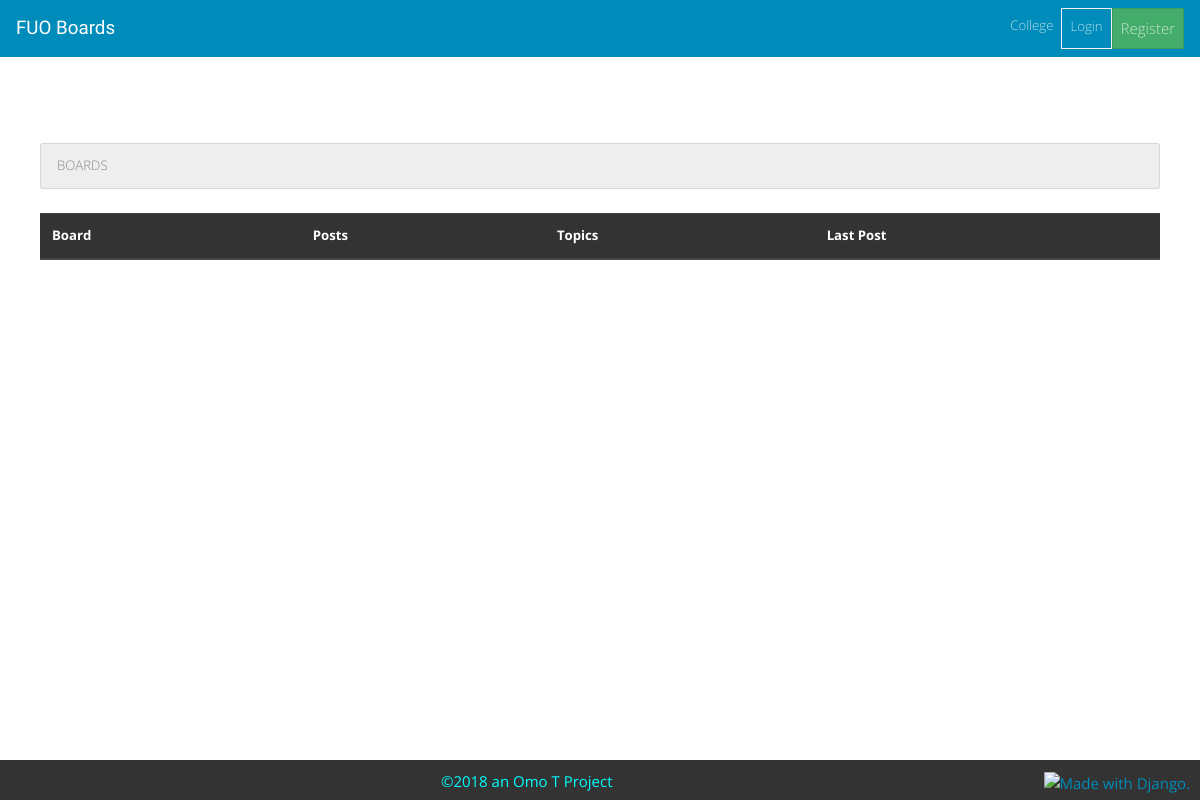
The app's page /, older data.
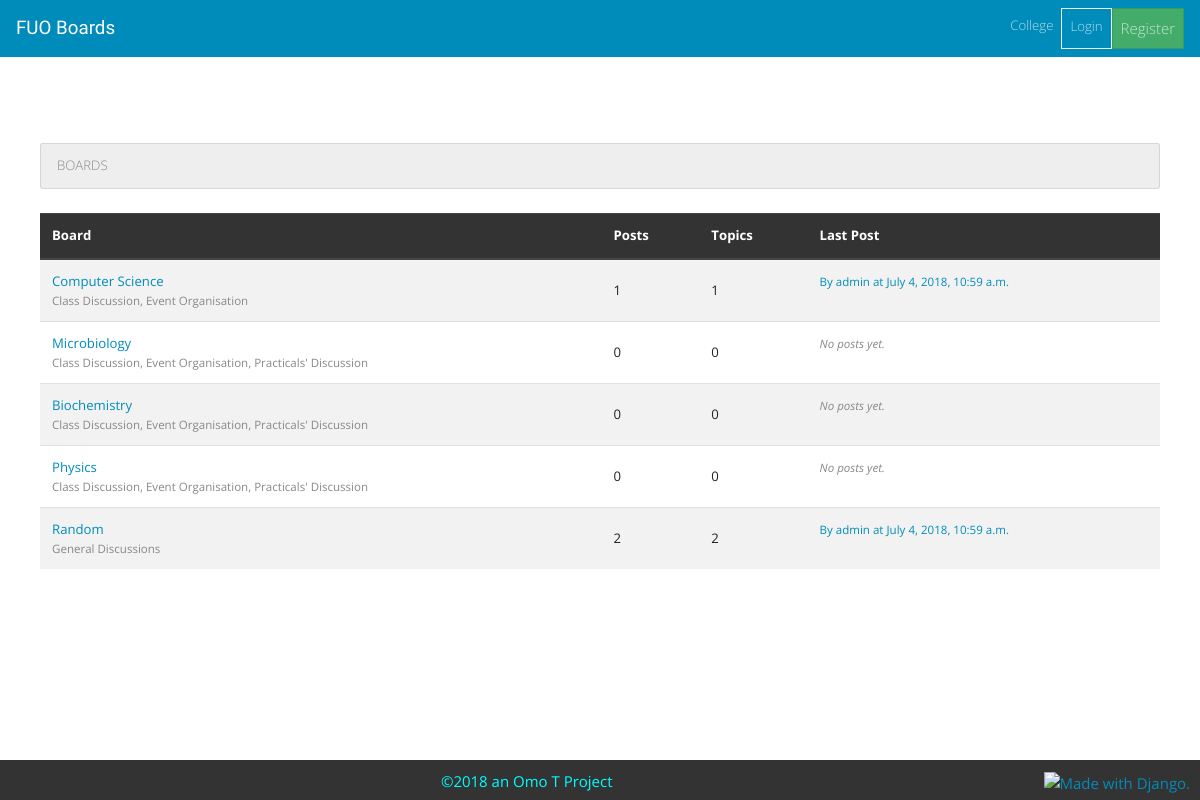
The same page, newer data.
### board/models.py (models this page shows, shortened)
class Board(models.Model):
    name = models.CharField(max_length=30, unique=True)
    description = models.CharField(max_length=256)
    def get_posts_count(self):
        return Post.objects.filter(topic__board=self).count()
    def get_last_post(self):
        return Post.objects.filter(topic__board=self).order_by('-created_at').first()

class Post(models.Model):
    message = models.TextField(max_length=4000)
    topic = models.ForeignKey(Topic, on_delete=models.CASCADE, related_name="posts")
    created_at = models.DateTimeField(auto_now_add=True)
    updated_at = models.DateTimeField(null=True)
    created_by = models.ForeignKey(User, on_delete=models.CASCADE, related_name="posts")
    updated_by = models.ForeignKey(User, on_delete=models.CASCADE, null=True, related_name="+")

### board/views.py (the view)
# urls.py: path('', views.BoardListView.as_view(), name='home'),
class BoardListView(ListView):
    model = Board
    context_object_name = 'boards'
    template_name = 'home.html'

### templates/home.html
{% extends 'base.html' %}
{% block breadcrumb %}
  <li class="breadcrumb-item active">Boards</li>
{% endblock %}
{% block content %}
<table class="table table-striped">
    <thead class="thead-dark">
        <tr>
            <th>Board</th>
            <th>Posts</th>
            <th>Topics</th>
            <th>Last Post</th>
        </tr>
    </thead>
    <tbody>
        {% for board in boards %}
        <tr>
            <td><a href="{% url 'board_topics' board.pk %}">{{board.name}}</a>
                <small class="text-muted d-block">{{ board.description }}</small>
            </td>
            <td class="align-middle">{{ board.get_posts_count }}</td>
            <td class="align-middle">{{ board.topics.count }}</td>
            <td>
                {% with post=board.get_last_post %}
                    {% if post %}
                        <small>
                            <a href="{% url 'topic_posts' board.pk post.topic.pk %}">
                                By {{ post.created_by.username }} at {{ post.created_at }}
                            </a>
                        </small>
                        {% else %}
                        <small class="text-muted">
                            <em>No posts yet.</em>
                        </small>
                    {% endif %}
                {% endwith %}
            </td>
        </tr>
        {% endfor %}
    </tbody>
</table>
{% endblock %}

### templates/base.html (shortened to what this page needs)
<!DOCTYPE html>
<html lang="en">
<head>
    <link href="https://stackpath.bootstrapcdn.com/bootswatch/4.1.1/yeti/bootstrap.min.css" rel="stylesheet">
    {% load static %}
</head>
<body style="height: 100%; width: 100%; min-height: 100%; position: relative;">
    {% block body %}
        <nav class="navbar navbar-expand-lg navbar-dark bg-primary" style="margin-bottom: 4em">
            <a class="navbar-brand" href="{% url 'home'%}" style="font-family: 'Wendy One', sans-serif;"><strong>FUO</strong> Boards</a>
            <div class="collapse navbar-collapse" id="navbarNavAltMarkup">
                {% if user.is_authenticated %}
                <ul class="navbar-nav ml-auto">
                    <li class="nav-item active">
                        <a class="nav-link" href="#">Home <span class="sr-only">(current)</span></a>
                    </li>
                    <li class="nav-item dropdown">
                        <a class="nav-link dropdown-toggle" href="#" id="userMenu" data-toggle="dropdown" aria-haspopup="true" aria-expanded="false">
                            {{ user.username }}
                        </a>
                        <div class="dropdown-menu dropdown-menu-right" aria-labelledby="userMenu">
                            <a class="dropdown-item" href="#">My account</a>
                            <a class="dropdown-item" href="#">Change password</a>
                            <div class="dropdown-divider"></div>
                            <a class="dropdown-item" href="{% url 'logout' %}">Log out</a>
                        </div>
                    </li>
                </ul>
                {% else %}
                <div class="navbar-nav ml-auto">
                    <a class="nav-item nav-link" href="#">College <span class="sr-only">(current)</span></a>
                    <a class="nav-item nav-link btn btn-sm btn-outline-secondary" href="{% url 'login' %}">Login</a>
                    <a class="nav-item nav-link btn btn-success" href="{% url 'signup' %}">Register</a>
                </div>
                {% endif %}
            </div>
        </nav>
    <div class="container" style=" padding:10px; padding-bottom:40px;">
        <ol class="breadcrumb my-4">
            {% block breadcrumb %}
            {% endblock %}
        </ol>
        {% block content %}
        {% endblock %}
    </div>
    {% endblock body %}
    <footer class="footer" style="position: fixed; bottom: 0; height: 40px; width: 100%; text-align: center; display: block; background: #333;">
        <p style="color: aqua; padding: 10px 10px 0px 10px; margin-bottom: 0px">©2018 an Omo T Project<a href="http://www.djangoproject.com/" style="float: right"><img src="https://www.djangoproject.com/m/img/badges/djangomade124x25_grey.gif" border="0" alt="Made with Django." title="Made with Django." /></a></p></footer>
</body>
</html>

Row changes from the older to the newer data that the page shows:
added Board: name "Computer Science", description "Class Discussion, Event Organisation", get_posts_count "1", topics.count "1", get_last_post.created_by.username "admin", get_last_post.created_at "July 4, 2018, 10:59 a.m."
added Board: name "Microbiology", description "Class Discussion, Event Organisation, Practicals' Discussion", get_posts_count "0", topics.count "0", shows "No posts yet."
added Board: name "Biochemistry", description "Class Discussion, Event Organisation, Practicals' Discussion", get_posts_count "0", topics.count "0", shows "No posts yet."
added Board: name "Physics", description "Class Discussion, Event Organisation, Practicals' Discussion", get_posts_count "0", topics.count "0", shows "No posts yet."
added Board: name "Random", description "General Discussions", get_posts_count "2", topics.count "2", get_last_post.created_by.username "admin", get_last_post.created_at "July 4, 2018, 10:59 a.m."
